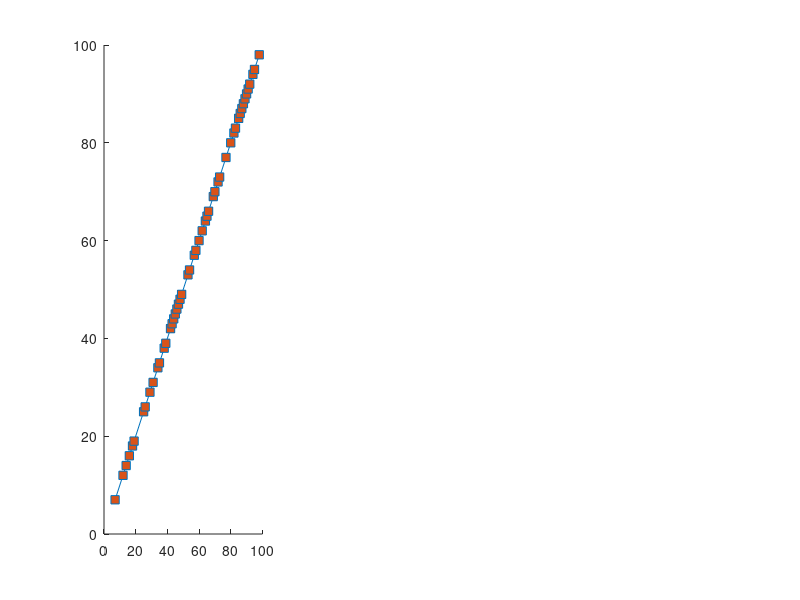

Here is the MATLAB script that generated this plot: (Note: this script raises an error after producing the figure.)
%-------------------------------------------------------------------------------
% plot_FD_examples: fractal dimension (FD) estimate for 3 x 2D signals.
%                         (Figure 2 in [1])
%
% Syntax: plot_FD_examples()
%
% Example:
%          >> plot_FD_examples;
% 
% 
% [1] JM O'Toole, EM Dempsey, D Van Laere, “Nonstationary coupling between heart rate and
% perfusion index in extremely preterm infants over the first day of life”, in
% preparation, 2019.


% John M. O' Toole, University College Cork
% Started: 06-06-2018
%
% last update: Time-stamp: <2019-05-03 15:15:40 (otoolej)>
%-------------------------------------------------------------------------------
function []=plot_FD_examples()

%---------------------------------------------------------------------
% 1. generate the signals
%---------------------------------------------------------------------
N = 50; 
sig_types = {'line', '2D_CGN', '2D_WGN'};
L = length(sig_types);
kmax = 6;

x = zeros(L, N); 
y = zeros(L, N);
for n = 1:L
    [x(n, :), y(n, :)] = nonuniform_sampling(N, sig_types{n});
end


%---------------------------------------------------------------------
% 2. plot the signals and estimate the fractal dimension
%---------------------------------------------------------------------

% set up the figure:
figure(28); clf; hold all;
pp = get(gcf, 'position');
set(gcf, 'position', [pp(1:2) 700  200]);

% colours and fonts:
lc = lines(8);
fill_col = lc(2, :);
edge_col = lc(8, :);
FONT_NAME = 'helvetica';
FONT_SIZE = 10;

D = zeros(1, L);
for n = 1:L
    % plot the 2D data:
    hx(n) = subplot(1, 3, n); hold all;
    hl(n) = plot(x(n, :), y(n, :), '-s');
    set(hl(n), 'markerfacecolor', fill_col, 'color', edge_col); 
    hx(n).XAxis.Visible = 'off';
    hx(n).YAxis.Visible = 'off';    
    
    % estimate the FD:
    D(n) = fd_curves(x(n, :), y(n, :), kmax, 0); 
end


%---------------------------------------------------------------------
% 3. place FD on plots:
%---------------------------------------------------------------------
xs = [0 133 133 * 2]; ys = [106 -30];
txy = [xs(1) ys(1); xs(2) ys(1); xs(3) ys(1)];
for n = 1:L
    ht(n) = text(hx(1), txy(n, 1), txy(n, 2), ['D=' sprintf('%.1f', D(n))], ...
                 'fontname', FONT_NAME, 'fontsize', FONT_SIZE);
end





function [x, y] = nonuniform_sampling(N, type)
%---------------------------------------------------------------------
% 2D signals with non-uniform sampling
%---------------------------------------------------------------------
N_over = 2 * N;

switch type
  case 'line'
    x = 1:N_over; y = 1:N_over;
    
    x = datasample(x, N, 'Replace', false);
    x = sort(x);
    y = y(x);
    
  case '2D_CGN'
    x = cumsum(randn(1, N)); 
    y = cumsum(randn(1, N));
    
  case '2D_WGN'
    x = rand(1, N); 
    y = rand(1, N);
    
end

